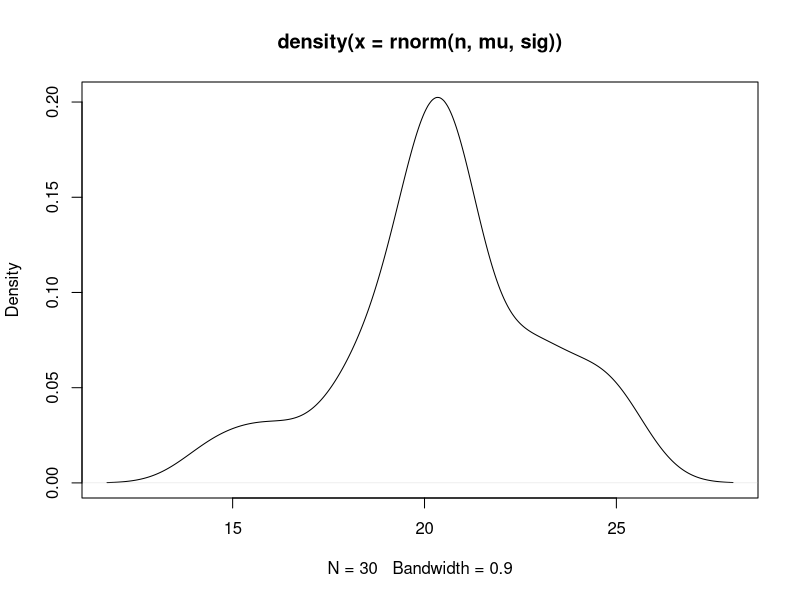
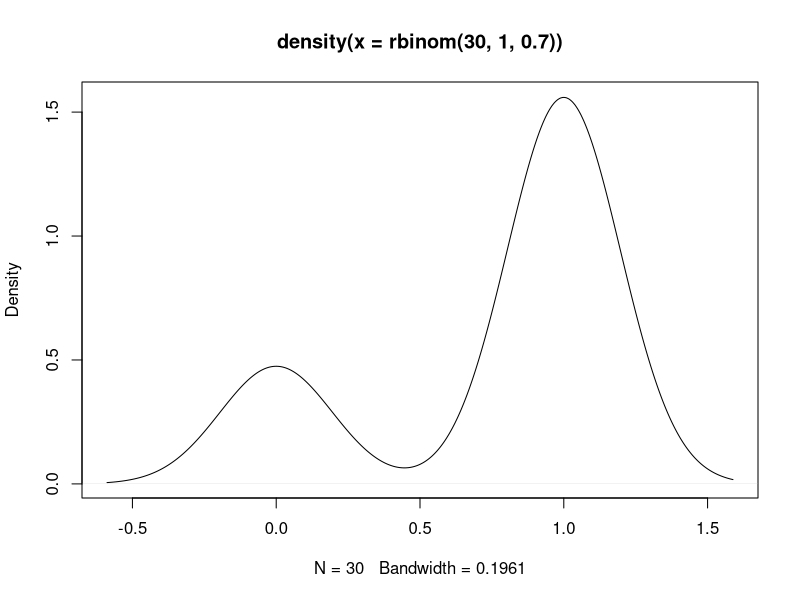
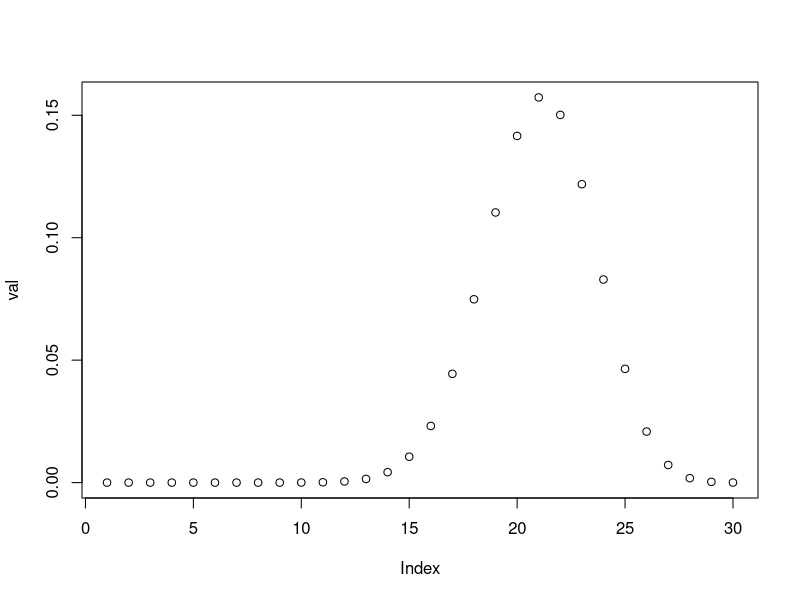

R code for these plots, in order:
# n = 30 and p = 0.7
# Draw normal distribution


normaldist <- function(n,p){
  mu <- n*p
  sig <- sqrt(n*p*(1-p))
  plot(density(rnorm(n,mu, sig)))
}


n = 30
p= 0.7
normaldist(n,p)

binomialFunc <- function(n,p){
  plot(density(rbinom(30,1,0.7)))
  
}
binomialFunc(30,0.7)

val <- c()
for(i in 1:30){
  val[i] = dbinom(i, size=30, prob=0.7) 
}
plot(val)